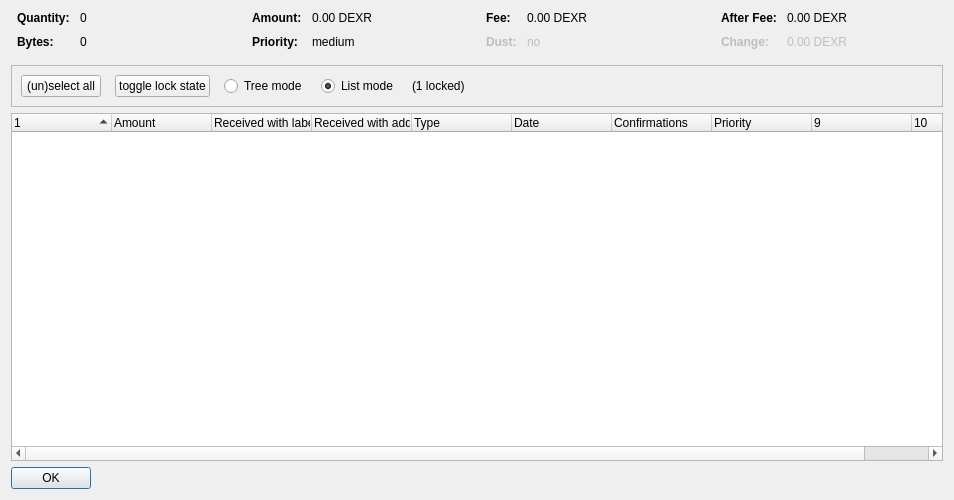
<?xml version="1.0" encoding="UTF-8"?>
<ui version="4.0">
 <class>CoinControlDialog</class>
 <widget class="QDialog" name="CoinControlDialog">
  <property name="geometry">
   <rect>
    <x>0</x>
    <y>0</y>
    <width>954</width>
    <height>500</height>
   </rect>
  </property>
  <property name="windowTitle">
   <string>Coin Selection</string>
  </property>
  <layout class="QVBoxLayout" name="verticalLayout">
   <item>
    <layout class="QHBoxLayout" name="horizontalLayoutTop" stretch="0,0,0,0">
     <property name="topMargin">
      <number>0</number>
     </property>
     <property name="bottomMargin">
      <number>10</number>
     </property>
     <item>
      <layout class="QFormLayout" name="formLayoutCoinControl1">
       <property name="horizontalSpacing">
        <number>10</number>
       </property>
       <property name="verticalSpacing">
        <number>10</number>
       </property>
       <property name="leftMargin">
        <number>6</number>
       </property>
       <property name="rightMargin">
        <number>6</number>
       </property>
       <item row="0" column="0">
        <widget class="QLabel" name="labelCoinControlQuantityText">
         <property name="font">
          <font>
           <weight>75</weight>
           <bold>true</bold>
          </font>
         </property>
         <property name="text">
          <string>Quantity:</string>
         </property>
        </widget>
       </item>
       <item row="0" column="1">
        <widget class="QLabel" name="labelCoinControlQuantity">
         <property name="cursor">
          <cursorShape>IBeamCursor</cursorShape>
         </property>
         <property name="contextMenuPolicy">
          <enum>Qt::ActionsContextMenu</enum>
         </property>
         <property name="text">
          <string notr="true">0</string>
         </property>
         <property name="textInteractionFlags">
          <set>Qt::LinksAccessibleByMouse|Qt::TextSelectableByKeyboard|Qt::TextSelectableByMouse</set>
         </property>
        </widget>
       </item>
       <item row="1" column="0">
        <widget class="QLabel" name="labelCoinControlBytesText">
         <property name="font">
          <font>
           <weight>75</weight>
           <bold>true</bold>
          </font>
         </property>
         <property name="text">
          <string>Bytes:</string>
         </property>
        </widget>
       </item>
       <item row="1" column="1">
        <widget class="QLabel" name="labelCoinControlBytes">
         <property name="cursor">
          <cursorShape>IBeamCursor</cursorShape>
         </property>
         <property name="contextMenuPolicy">
          <enum>Qt::ActionsContextMenu</enum>
         </property>
         <property name="text">
          <string notr="true">0</string>
         </property>
         <property name="textInteractionFlags">
          <set>Qt::LinksAccessibleByMouse|Qt::TextSelectableByKeyboard|Qt::TextSelectableByMouse</set>
         </property>
        </widget>
       </item>
      </layout>
     </item>
     <item>
      <layout class="QFormLayout" name="formLayoutCoinControl2">
       <property name="horizontalSpacing">
        <number>10</number>
       </property>
       <property name="verticalSpacing">
        <number>10</number>
       </property>
       <property name="leftMargin">
        <number>6</number>
       </property>
       <property name="rightMargin">
        <number>6</number>
       </property>
       <item row="0" column="0">
        <widget class="QLabel" name="labelCoinControlAmountText">
         <property name="font">
          <font>
           <weight>75</weight>
           <bold>true</bold>
          </font>
         </property>
         <property name="text">
          <string>Amount:</string>
         </property>
        </widget>
       </item>
       <item row="0" column="1">
        <widget class="QLabel" name="labelCoinControlAmount">
         <property name="cursor">
          <cursorShape>IBeamCursor</cursorShape>
         </property>
         <property name="contextMenuPolicy">
          <enum>Qt::ActionsContextMenu</enum>
         </property>
         <property name="text">
          <string notr="true">0.00 DEXR</string>
         </property>
         <property name="textInteractionFlags">
          <set>Qt::LinksAccessibleByMouse|Qt::TextSelectableByKeyboard|Qt::TextSelectableByMouse</set>
         </property>
        </widget>
       </item>
       <item row="1" column="0">
        <widget class="QLabel" name="labelCoinControlPriorityText">
         <property name="font">
          <font>
           <weight>75</weight>
           <bold>true</bold>
          </font>
         </property>
         <property name="text">
          <string>Priority:</string>
         </property>
        </widget>
       </item>
       <item row="1" column="1">
        <widget class="QLabel" name="labelCoinControlPriority">
         <property name="cursor">
          <cursorShape>IBeamCursor</cursorShape>
         </property>
         <property name="contextMenuPolicy">
          <enum>Qt::ActionsContextMenu</enum>
         </property>
         <property name="text">
          <string>medium</string>
         </property>
         <property name="textInteractionFlags">
          <set>Qt::LinksAccessibleByMouse|Qt::TextSelectableByKeyboard|Qt::TextSelectableByMouse</set>
         </property>
        </widget>
       </item>
      </layout>
     </item>
     <item>
      <layout class="QFormLayout" name="formLayoutCoinControl3">
       <property name="horizontalSpacing">
        <number>10</number>
       </property>
       <property name="verticalSpacing">
        <number>10</number>
       </property>
       <property name="leftMargin">
        <number>6</number>
       </property>
       <property name="rightMargin">
        <number>6</number>
       </property>
       <item row="0" column="0">
        <widget class="QLabel" name="labelCoinControlFeeText">
         <property name="font">
          <font>
           <weight>75</weight>
           <bold>true</bold>
          </font>
         </property>
         <property name="text">
          <string>Fee:</string>
         </property>
        </widget>
       </item>
       <item row="0" column="1">
        <widget class="QLabel" name="labelCoinControlFee">
         <property name="cursor">
          <cursorShape>IBeamCursor</cursorShape>
         </property>
         <property name="contextMenuPolicy">
          <enum>Qt::ActionsContextMenu</enum>
         </property>
         <property name="text">
          <string notr="true">0.00 DEXR</string>
         </property>
         <property name="textInteractionFlags">
          <set>Qt::LinksAccessibleByMouse|Qt::TextSelectableByKeyboard|Qt::TextSelectableByMouse</set>
         </property>
        </widget>
       </item>
       <item row="1" column="0">
        <widget class="QLabel" name="labelCoinControlLowOutputText">
         <property name="enabled">
          <bool>false</bool>
         </property>
         <property name="font">
          <font>
           <weight>75</weight>
           <bold>true</bold>
          </font>
         </property>
         <property name="text">
          <string>Dust:</string>
         </property>
        </widget>
       </item>
       <item row="1" column="1">
        <widget class="QLabel" name="labelCoinControlLowOutput">
         <property name="enabled">
          <bool>false</bool>
         </property>
         <property name="cursor">
          <cursorShape>IBeamCursor</cursorShape>
         </property>
         <property name="contextMenuPolicy">
          <enum>Qt::ActionsContextMenu</enum>
         </property>
         <property name="text">
          <string>no</string>
         </property>
         <property name="textInteractionFlags">
          <set>Qt::LinksAccessibleByMouse|Qt::TextSelectableByKeyboard|Qt::TextSelectableByMouse</set>
         </property>
        </widget>
       </item>
      </layout>
     </item>
     <item>
      <layout class="QFormLayout" name="formLayoutCoinControl4">
       <property name="horizontalSpacing">
        <number>10</number>
       </property>
       <property name="verticalSpacing">
        <number>10</number>
       </property>
       <property name="leftMargin">
        <number>6</number>
       </property>
       <property name="rightMargin">
        <number>6</number>
       </property>
       <item row="0" column="0">
        <widget class="QLabel" name="labelCoinControlAfterFeeText">
         <property name="font">
          <font>
           <weight>75</weight>
           <bold>true</bold>
          </font>
         </property>
         <property name="text">
          <string>After Fee:</string>
         </property>
        </widget>
       </item>
       <item row="0" column="1">
        <widget class="QLabel" name="labelCoinControlAfterFee">
         <property name="cursor">
          <cursorShape>IBeamCursor</cursorShape>
         </property>
         <property name="contextMenuPolicy">
          <enum>Qt::ActionsContextMenu</enum>
         </property>
         <property name="text">
          <string notr="true">0.00 DEXR</string>
         </property>
         <property name="textInteractionFlags">
          <set>Qt::LinksAccessibleByMouse|Qt::TextSelectableByKeyboard|Qt::TextSelectableByMouse</set>
         </property>
        </widget>
       </item>
       <item row="1" column="0">
        <widget class="QLabel" name="labelCoinControlChangeText">
         <property name="enabled">
          <bool>false</bool>
         </property>
         <property name="font">
          <font>
           <weight>75</weight>
           <bold>true</bold>
          </font>
         </property>
         <property name="text">
          <string>Change:</string>
         </property>
        </widget>
       </item>
       <item row="1" column="1">
        <widget class="QLabel" name="labelCoinControlChange">
         <property name="enabled">
          <bool>false</bool>
         </property>
         <property name="cursor">
          <cursorShape>IBeamCursor</cursorShape>
         </property>
         <property name="contextMenuPolicy">
          <enum>Qt::ActionsContextMenu</enum>
         </property>
         <property name="text">
          <string notr="true">0.00 DEXR</string>
         </property>
         <property name="textInteractionFlags">
          <set>Qt::LinksAccessibleByMouse|Qt::TextSelectableByKeyboard|Qt::TextSelectableByMouse</set>
         </property>
        </widget>
       </item>
      </layout>
     </item>
    </layout>
   </item>
   <item>
    <widget class="QFrame" name="frame">
     <property name="minimumSize">
      <size>
       <width>0</width>
       <height>40</height>
      </size>
     </property>
     <property name="frameShape">
      <enum>QFrame::StyledPanel</enum>
     </property>
     <property name="frameShadow">
      <enum>QFrame::Sunken</enum>
     </property>
     <layout class="QHBoxLayout" name="horizontalLayout">
      <item>
       <layout class="QHBoxLayout" name="horizontalLayoutPanel" stretch="0,0,0,0,0,0">
        <property name="spacing">
         <number>14</number>
        </property>
        <item>
         <widget class="QPushButton" name="pushButtonSelectAll">
          <property name="sizePolicy">
           <sizepolicy hsizetype="Maximum" vsizetype="Fixed">
            <horstretch>0</horstretch>
            <verstretch>0</verstretch>
           </sizepolicy>
          </property>
          <property name="text">
           <string>(un)select all</string>
          </property>
          <property name="autoDefault">
           <bool>false</bool>
          </property>
         </widget>
        </item>
        <item>
         <widget class="QPushButton" name="pushButtonToggleLock">
          <property name="sizePolicy">
           <sizepolicy hsizetype="Maximum" vsizetype="Fixed">
            <horstretch>0</horstretch>
            <verstretch>0</verstretch>
           </sizepolicy>
          </property>
          <property name="text">
           <string>toggle lock state</string>
          </property>
          <property name="autoDefault">
           <bool>false</bool>
          </property>
         </widget>
        </item>
        <item>
         <widget class="QRadioButton" name="radioTreeMode">
          <property name="sizePolicy">
           <sizepolicy hsizetype="Maximum" vsizetype="Fixed">
            <horstretch>0</horstretch>
            <verstretch>0</verstretch>
           </sizepolicy>
          </property>
          <property name="text">
           <string>Tree mode</string>
          </property>
         </widget>
        </item>
        <item>
         <widget class="QRadioButton" name="radioListMode">
          <property name="sizePolicy">
           <sizepolicy hsizetype="Maximum" vsizetype="Fixed">
            <horstretch>0</horstretch>
            <verstretch>0</verstretch>
           </sizepolicy>
          </property>
          <property name="text">
           <string>List mode</string>
          </property>
          <property name="checked">
           <bool>true</bool>
          </property>
         </widget>
        </item>
        <item>
         <widget class="QLabel" name="labelLocked">
          <property name="text">
           <string>(1 locked)</string>
          </property>
         </widget>
        </item>
        <item>
         <spacer name="horizontalSpacer">
          <property name="orientation">
           <enum>Qt::Horizontal</enum>
          </property>
          <property name="sizeHint" stdset="0">
           <size>
            <width>40</width>
            <height>20</height>
           </size>
          </property>
         </spacer>
        </item>
       </layout>
      </item>
     </layout>
    </widget>
   </item>
   <item>
    <widget class="CoinControlTreeWidget" name="treeWidget">
     <property name="contextMenuPolicy">
      <enum>Qt::CustomContextMenu</enum>
     </property>
     <property name="sortingEnabled">
      <bool>false</bool>
     </property>
     <property name="columnCount">
      <number>10</number>
     </property>
     <attribute name="headerShowSortIndicator" stdset="0">
      <bool>true</bool>
     </attribute>
     <attribute name="headerStretchLastSection">
      <bool>false</bool>
     </attribute>
     <column>
      <property name="text">
       <string/>
      </property>
     </column>
     <column>
      <property name="text">
       <string>Amount</string>
      </property>
     </column>
     <column>
      <property name="text">
       <string>Received with label</string>
      </property>
     </column>
     <column>
      <property name="text">
       <string>Received with address</string>
      </property>
     </column>
     <column>
      <property name="text">
       <string>Type</string>
      </property>
     </column>
     <column>
      <property name="text">
       <string>Date</string>
      </property>
     </column>
     <column>
      <property name="text">
       <string>Confirmations</string>
      </property>
      <property name="toolTip">
       <string>Confirmed</string>
      </property>
     </column>
     <column>
      <property name="text">
       <string>Priority</string>
      </property>
     </column>
     <column>
      <property name="text">
       <string/>
      </property>
     </column>
     <column>
      <property name="text">
       <string/>
      </property>
     </column>
    </widget>
   </item>
   <item>
    <widget class="QDialogButtonBox" name="buttonBox">
     <property name="sizePolicy">
      <sizepolicy hsizetype="Maximum" vsizetype="Fixed">
       <horstretch>0</horstretch>
       <verstretch>0</verstretch>
      </sizepolicy>
     </property>
     <property name="orientation">
      <enum>Qt::Horizontal</enum>
     </property>
     <property name="standardButtons">
      <set>QDialogButtonBox::Ok</set>
     </property>
    </widget>
   </item>
  </layout>
 </widget>
 <customwidgets>
  <customwidget>
   <class>CoinControlTreeWidget</class>
   <extends>QTreeWidget</extends>
   <header>coincontroltreewidget.h</header>
  </customwidget>
 </customwidgets>
 <resources/>
 <connections/>
</ui>
